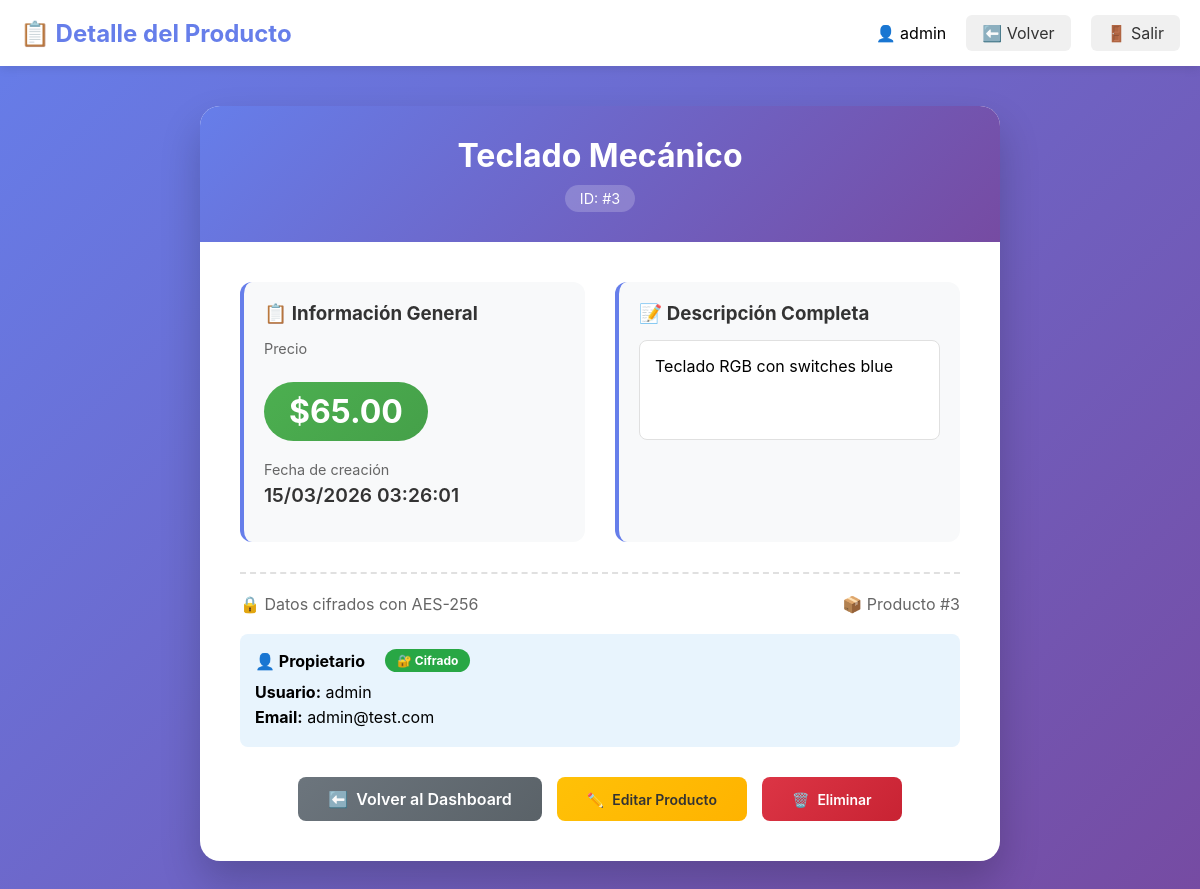
/view.php?id=3 (signed in), run on the app's committed database.
### tables this page shows
CREATE TABLE IF NOT EXISTS productos (
    id INT AUTO_INCREMENT PRIMARY KEY,
    nombre VARCHAR(100) NOT NULL,
    descripcion TEXT,
    precio DECIMAL(10,2) NOT NULL,
    usuario_id INT NOT NULL,
    created_at TIMESTAMP DEFAULT CURRENT_TIMESTAMP,
    updated_at TIMESTAMP DEFAULT CURRENT_TIMESTAMP ON UPDATE CURRENT_TIMESTAMP,
    FOREIGN KEY (usuario_id) REFERENCES usuarios(id) ON DELETE CASCADE
);

CREATE TABLE IF NOT EXISTS usuarios (
    id INT AUTO_INCREMENT PRIMARY KEY,
    username VARCHAR(50) UNIQUE NOT NULL,
    email VARCHAR(100) UNIQUE NOT NULL,
    password VARCHAR(255) NOT NULL,
    telefono TEXT,   
    direccion TEXT,  
    created_at TIMESTAMP DEFAULT CURRENT_TIMESTAMP,
    updated_at TIMESTAMP DEFAULT CURRENT_TIMESTAMP ON UPDATE CURRENT_TIMESTAMP
);

### view.php (the view, shortened to what this page needs)
<?php
$id = $_GET['id'] ?? 0;
global $pdo;
$stmt = $pdo->prepare("SELECT * FROM productos WHERE id = ? AND usuario_id = ?");
$stmt->execute([$id, $_SESSION['user_id']]);
$producto = $stmt->fetch();
$stmtUser = $pdo->prepare("SELECT * FROM usuarios WHERE id = ?");
$stmtUser->execute([$_SESSION['user_id']]);
$user = $stmtUser->fetch();
?>
<!DOCTYPE html>
<html lang="es">
<head>
    <link rel="stylesheet" href="style.css">
</head>
<body>
    <nav class="navbar">
        <div class="nav-container">
            <span class="nav-brand">📋 Detalle del Producto</span>
            <div class="nav-menu">
                <span>👤 <?php echo htmlspecialchars($_SESSION['username']); ?></span>
                <a href="dashboard.php" class="btn-nav">⬅️ Volver</a>
                <a href="logout.php" class="btn-nav">🚪 Salir</a>
            </div>
        </div>
    </nav>
    <main class="container">
        <div class="product-detail">
            <div class="product-header">
                <h1><?php echo htmlspecialchars($producto['nombre']); ?></h1>
                <span class="product-id">ID: #<?php echo $producto['id']; ?></span>
            </div>
            <div class="product-body">
                <div class="info-grid">
                    <div class="info-section">
                        <h3>📋 Información General</h3>
                        <div class="label">Precio</div>
                        <div class="price-tag">$<?php echo number_format($producto['precio'], 2); ?></div>
                        <div class="label">Fecha de creación</div>
                        <div class="value"><?php echo date('d/m/Y H:i:s', strtotime($producto['created_at'])); ?></div>
                    </div>
                    <div class="info-section">
                        <h3>📝 Descripción Completa</h3>
                        <div class="description-box">
                            <?php echo nl2br(htmlspecialchars($producto['descripcion'] ?: 'Sin descripción')); ?>
                        </div>
                    </div>
                </div>
                <div class="meta-info">
                    <span>🔒 Datos cifrados con AES-256</span>
                    <span>📦 Producto #<?php echo $producto['id']; ?></span>
                </div>
                <div class="owner-info">
                    <h4 style="margin: 0 0 10px; display: flex; align-items: center; gap: 10px;">
                        👤 Propietario
                        <span class="encryption-badge">🔐 Cifrado</span>
                    </h4>
                    <p><strong>Usuario:</strong> <?php echo htmlspecialchars($user['username']); ?></p>
                    <p><strong>Email:</strong> <?php echo htmlspecialchars($user['email']); ?></p>
                </div>
                <div class="action-buttons">
                    <a href="dashboard.php" class="btn-action btn-back">
                        <span>⬅️</span> Volver al Dashboard
                    </a>
                    <a href="edit.php?id=<?php echo $producto['id']; ?>" class="btn-action btn-edit">
                        <span>✏️</span> Editar Producto
                    </a>
                    <a href="delete.php?id=<?php echo $producto['id']; ?>" class="btn-action btn-delete"
                       onclick="return confirm('⚠️ ¿Estás seguro de eliminar este producto? Esta acción no se puede deshacer.')">
                        <span>🗑️</span> Eliminar
                    </a>
                </div>
            </div>
        </div>
    </main>
</body>
</html>

### style.css (style rules this page uses)
* { margin: 0; padding: 0; box-sizing: border-box; }
body { font-family: -apple-system, BlinkMacSystemFont, 'Segoe UI', Roboto, Oxygen, Ubuntu, sans-serif; background: linear-gradient(135deg, #667eea 0%, #764ba2 100%); min-height: 100vh; }
.navbar { background: white; box-shadow: 0 2px 10px rgba(0,0,0,0.1); padding: 15px 0; }
.nav-container { max-width: 1200px; margin: 0 auto; padding: 0 20px; display: flex; justify-content: space-between; align-items: center; }
.nav-brand { font-size: 1.5rem; font-weight: 700; color: #667eea; }
.nav-menu { display: flex; gap: 20px; align-items: center; }
.btn-nav { padding: 8px 16px; background: #f0f0f0; border-radius: 6px; color: #333; text-decoration: none; transition: background 0.3s; }
.container { max-width: 1200px; margin: 40px auto; padding: 0 20px; }
.container h1 { color: white; margin-bottom: 30px; }
.btn-edit, .btn-delete { padding: 6px 12px; border-radius: 4px; text-decoration: none; color: white; font-size: 14px; }
.btn-edit { background: #ffc107; }
.btn-delete { background: #dc3545; }

### view.php (style rules this page uses)
.product-detail { background: white; border-radius: 20px; box-shadow: 0 20px 40px rgba(0,0,0,0.2); max-width: 800px; margin: 40px auto; overflow: hidden; animation: slideIn 0.5s ease; }
.product-header { background: linear-gradient(135deg, #667eea 0%, #764ba2 100%); color: white; padding: 30px; text-align: center; }
.product-header h1 { margin: 0; font-size: 2rem; word-break: break-word; }
.product-header .product-id { display: inline-block; background: rgba(255,255,255,0.2); padding: 5px 15px; border-radius: 20px; font-size: 0.9rem; margin-top: 10px; }
.product-body { padding: 40px; }
.info-grid { display: grid; grid-template-columns: repeat(2, 1fr); gap: 30px; margin-bottom: 30px; }
.info-section { background: #f8f9fa; padding: 20px; border-radius: 12px; border-left: 4px solid #667eea; }
.info-section h3 { margin: 0 0 15px; color: #333; display: flex; align-items: center; gap: 10px; }
.info-section .label { color: #666; font-size: 0.9rem; margin-bottom: 5px; }
.info-section .value { color: #333; font-size: 1.2rem; font-weight: 600; margin-bottom: 15px; word-break: break-word; }
.info-section .description-box { background: white; padding: 15px; border-radius: 8px; border: 1px solid #e0e0e0; min-height: 100px; }
.price-tag { display: inline-block; background: linear-gradient(135deg, #4CAF50, #45a049); color: white; padding: 10px 25px; border-radius: 50px; font-size: 2rem; font-weight: 700; margin: 20px 0; }
.meta-info { display: flex; justify-content: space-between; align-items: center; padding-top: 20px; border-top: 2px dashed #e0e0e0; color: #666; }
.owner-info { background: #e8f4fd; padding: 15px; border-radius: 8px; margin-top: 20px; }
.owner-info p { margin: 5px 0; }
.action-buttons { display: flex; gap: 15px; justify-content: center; margin-top: 30px; }
.btn-action { padding: 12px 30px; border-radius: 8px; text-decoration: none; font-weight: 600; transition: transform 0.3s; display: inline-flex; align-items: center; gap: 8px; }
.btn-edit { background: linear-gradient(135deg, #ffc107, #ffb300); color: #333; }
.btn-back { background: linear-gradient(135deg, #6c757d, #5a6268); color: white; }
.btn-delete { background: linear-gradient(135deg, #dc3545, #c82333); color: white; }
.encryption-badge { display: inline-flex; align-items: center; gap: 5px; background: #28a745; color: white; padding: 4px 12px; border-radius: 20px; font-size: 12px; margin-left: 10px; }

### data on the page
productos: nombre "Teclado Mecánico", id "3", precio "65.00", created_at "15/03/2026 03:26:01", descripcion "Teclado RGB con switches blue"
usuarios: username "admin", email "admin@test.com"

### other printed values
$_SESSION['username'] "admin"
